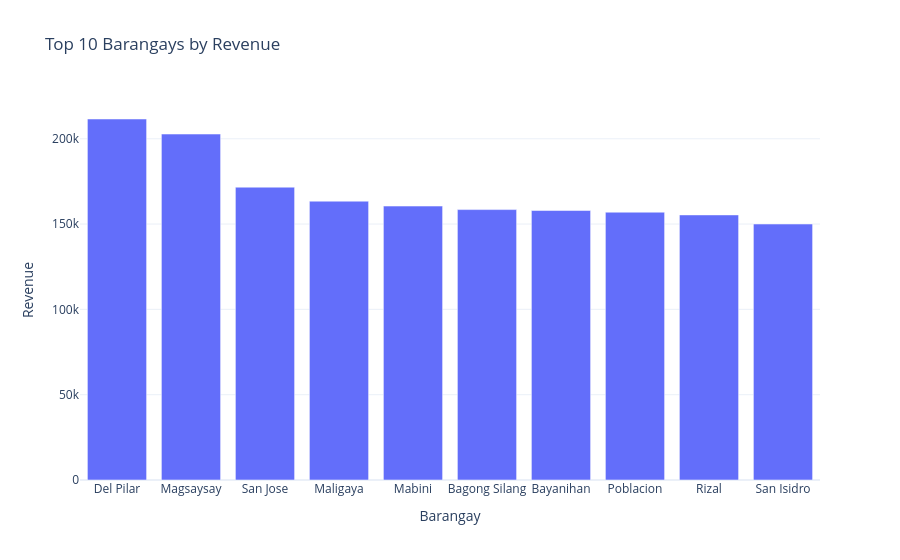
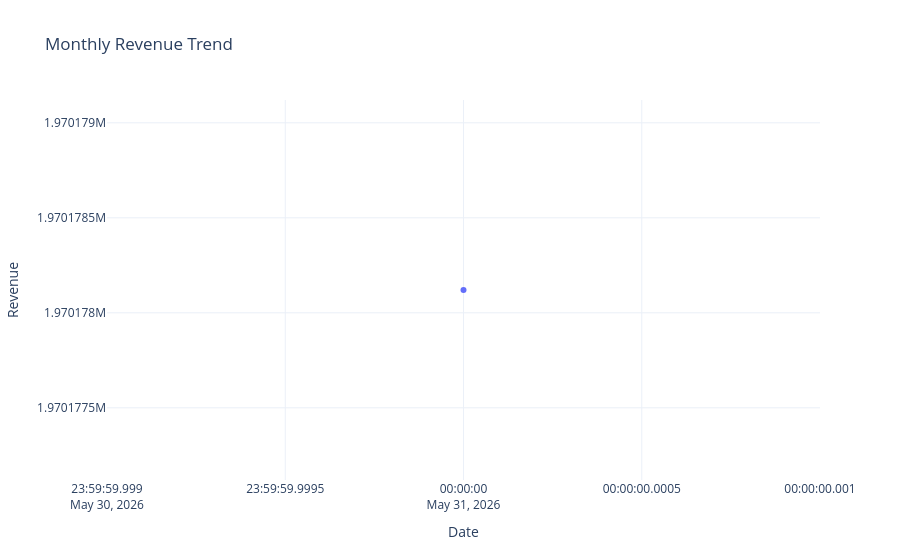
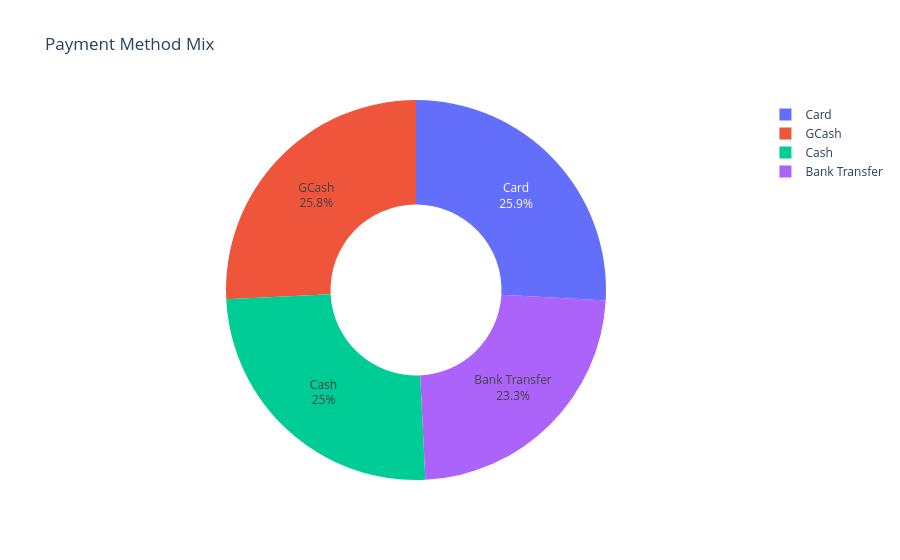
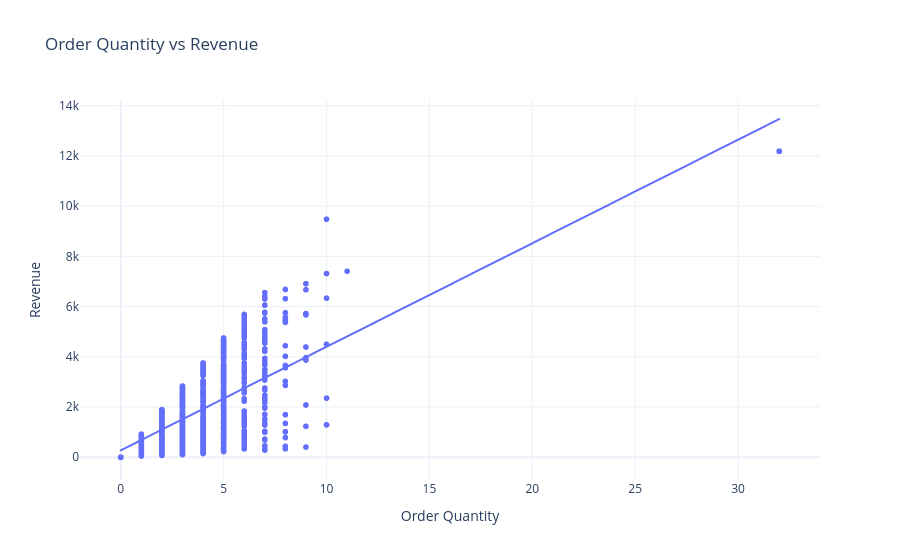

Here is the notebook cell these charts were saved with, in order:
### Markdown cell above
## Visualizations
Create the following charts: Revenue by Barangay, Monthly Revenue Trend, Payment Method Mix, Order Quantity vs Revenue.

### Code cell
# Import the visualization helpers
from src.visualization import (
    revenue_by_barangay,
    monthly_revenue_trend,
    payment_method_mix,
    order_qty_vs_revenue,
)
# Ensure `sales` dataframe is available
try:
    sales
except NameError:
    sales = pd.read_csv(paths['sales'])
    sales['total_amount'] = pd.to_numeric(sales['total_amount'], errors='coerce')

# 1) Revenue by Barangay
fig1 = revenue_by_barangay(sales, barangay_col='barangay', revenue_col='total_amount', top_n=10)
fig1.show()

# 2) Monthly Revenue Trend
fig2 = monthly_revenue_trend(sales, date_col='order_date', revenue_col='total_amount', freq='M')
fig2.show()

# 3) Payment Method Mix
fig3 = payment_method_mix(sales, payment_col='payment_method')
fig3.show()

# 4) Order Quantity vs Revenue
fig4 = order_qty_vs_revenue(sales, qty_col='quantity', revenue_col='total_amount')
fig4.show()

### Figure 1 — Plotly figure (JSON) as saved in the notebook; plotly's stock layout.template omitted (floating-point values rounded to 4 significant figures)
{"data": [{"hovertemplate": "barangay=%{x}<br>total_amount=%{y}<extra></extra>", "legendgroup": "", "marker": {"color": "#636efa", "pattern": {"shape": ""}}, "name": "", "orientation": "v", "showlegend": false, "textposition": "auto", "type": "bar", "x": ["Del Pilar", "Magsaysay", "San Jose", "Maligaya", "Mabini", "Bagong Silang", "Bayanihan", "Poblacion", "Rizal", "San Isidro"], "xaxis": "x", "y": [211600.0, 202800.0, 171600.0, 163400.0, 160500.0, 158500.0, 157900.0, 157000.0, 155400.0, 150000.0], "yaxis": "y"}], "layout": {"barmode": "relative", "legend": {"tracegroupgap": 0}, "title": {"text": "Top 10 Barangays by Revenue"}, "xaxis": {"anchor": "y", "domain": [0, 1], "title": {"text": "Barangay"}}, "yaxis": {"anchor": "x", "domain": [0, 1], "title": {"text": "Revenue"}}}}

### Figure 2 — Plotly figure (JSON) as saved in the notebook; plotly's stock layout.template omitted (floating-point values rounded to 4 significant figures)
{"data": [{"hovertemplate": "order_date=%{x}<br>total_amount=%{y}<extra></extra>", "legendgroup": "", "line": {"color": "#636efa", "dash": "solid"}, "marker": {"symbol": "circle"}, "mode": "lines+markers", "name": "", "orientation": "v", "showlegend": false, "type": "scatter", "x": ["2026-05-31T00:00:00.000000000"], "xaxis": "x", "y": [1970000.0], "yaxis": "y"}], "layout": {"legend": {"tracegroupgap": 0}, "title": {"text": "Monthly Revenue Trend"}, "xaxis": {"anchor": "y", "domain": [0, 1], "title": {"text": "Date"}}, "yaxis": {"anchor": "x", "domain": [0, 1], "title": {"text": "Revenue"}}}}

### Figure 3 — Plotly figure (JSON) as saved in the notebook; plotly's stock layout.template omitted (floating-point values rounded to 4 significant figures)
{"data": [{"domain": {"x": [0, 1], "y": [0, 1]}, "hole": 0.45, "hovertemplate": "payment_method=%{label}<br>count=%{value}<extra></extra>", "labels": ["Card", "GCash", "Cash", "Bank Transfer"], "legendgroup": "", "name": "", "showlegend": true, "textinfo": "percent+label", "textposition": "inside", "type": "pie", "values": [264, 263, 255, 238]}], "layout": {"legend": {"tracegroupgap": 0}, "title": {"text": "Payment Method Mix"}}}

### Figure 4 — Plotly figure (JSON) as saved in the notebook; plotly's stock layout.template omitted (floating-point values rounded to 4 significant figures; data arrays with more than 128 entries replaced by an {"elided": "..."} marker saying what was removed)
{"data": [{"hovertemplate": "quantity=%{x}<br>total_amount=%{y}<extra></extra>", "legendgroup": "", "marker": {"color": "#636efa", "symbol": "circle"}, "mode": "markers", "name": "", "showlegend": false, "type": "scattergl", "x": {"elided": "1020 float values"}, "xaxis": "x", "y": {"elided": "1020 float values"}, "yaxis": "y"}, {"hovertemplate": "<b>OLS trendline</b><br>total_amount = 412.389 * quantity + 275.522<br>R<sup>2</sup>=0.602212<br><br>quantity=%{x}<br>total_amount=%{y} <b>(trend)</b><extra></extra>", "legendgroup": "", "marker": {"color": "#636efa", "symbol": "circle"}, "mode": "lines", "name": "", "showlegend": false, "type": "scattergl", "x": {"elided": "1020 float values"}, "xaxis": "x", "y": {"elided": "1020 float values"}, "yaxis": "y"}], "layout": {"legend": {"tracegroupgap": 0}, "title": {"text": "Order Quantity vs Revenue"}, "xaxis": {"anchor": "y", "domain": [0, 1], "title": {"text": "Order Quantity"}}, "yaxis": {"anchor": "x", "domain": [0, 1], "title": {"text": "Revenue"}}}}
